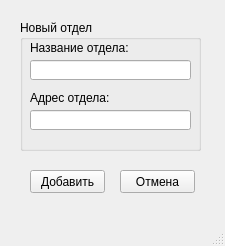
<?xml version="1.0" encoding="UTF-8"?>
<ui version="4.0">
 <class>NewDepartment</class>
 <widget class="QMainWindow" name="NewDepartment">
  <property name="geometry">
   <rect>
    <x>0</x>
    <y>0</y>
    <width>225</width>
    <height>246</height>
   </rect>
  </property>
  <property name="windowTitle">
   <string>Добавить отдел</string>
  </property>
  <widget class="QWidget" name="centralwidget">
   <widget class="QGroupBox" name="groupBox_2">
    <property name="geometry">
     <rect>
      <x>20</x>
      <y>20</y>
      <width>181</width>
      <height>131</height>
     </rect>
    </property>
    <property name="title">
     <string>Новый отдел</string>
    </property>
    <widget class="QLabel" name="label_9">
     <property name="geometry">
      <rect>
       <x>10</x>
       <y>20</y>
       <width>101</width>
       <height>16</height>
      </rect>
     </property>
     <property name="text">
      <string>Название отдела:</string>
     </property>
    </widget>
    <widget class="QLabel" name="label_10">
     <property name="geometry">
      <rect>
       <x>10</x>
       <y>70</y>
       <width>91</width>
       <height>16</height>
      </rect>
     </property>
     <property name="text">
      <string>Адрес отдела:</string>
     </property>
    </widget>
    <widget class="QLineEdit" name="new_department_name">
     <property name="geometry">
      <rect>
       <x>10</x>
       <y>40</y>
       <width>161</width>
       <height>20</height>
      </rect>
     </property>
    </widget>
    <widget class="QLineEdit" name="new_department_adress">
     <property name="geometry">
      <rect>
       <x>10</x>
       <y>90</y>
       <width>161</width>
       <height>20</height>
      </rect>
     </property>
    </widget>
   </widget>
   <widget class="QPushButton" name="add_department">
    <property name="geometry">
     <rect>
      <x>30</x>
      <y>170</y>
      <width>75</width>
      <height>23</height>
     </rect>
    </property>
    <property name="text">
     <string>Добавить</string>
    </property>
   </widget>
   <widget class="QPushButton" name="cancel_add_department">
    <property name="geometry">
     <rect>
      <x>120</x>
      <y>170</y>
      <width>75</width>
      <height>23</height>
     </rect>
    </property>
    <property name="text">
     <string>Отмена</string>
    </property>
   </widget>
  </widget>
  <widget class="QMenuBar" name="menubar">
   <property name="geometry">
    <rect>
     <x>0</x>
     <y>0</y>
     <width>225</width>
     <height>21</height>
    </rect>
   </property>
  </widget>
  <widget class="QStatusBar" name="statusbar"/>
 </widget>
 <resources/>
 <connections/>
</ui>
